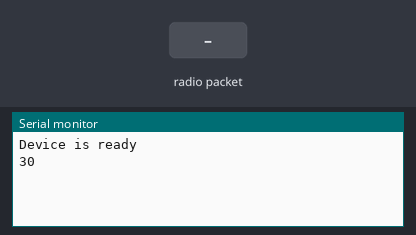
The sketch below on a simulated Arduino Uno, built with avr-gcc and run on an emulated ATmega328P. On the bench: the last lines printed to the serial monitor. The test bench sets the inputs (shaded band). No radio packets arrive unless stated.

Above: at 2.7 s.
2.8 s: radio packet "5" arrives
At 3.5 s:
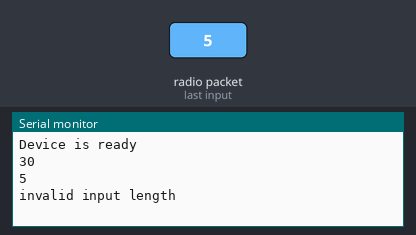
4.4 s: radio packet "90" arrives
At 5.6 s:
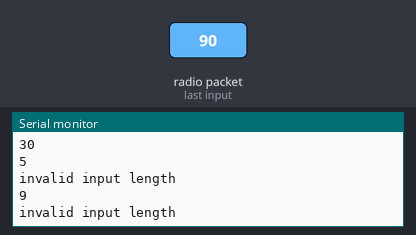
5.9 s: radio packet "200" arrives
At 7.1 s:
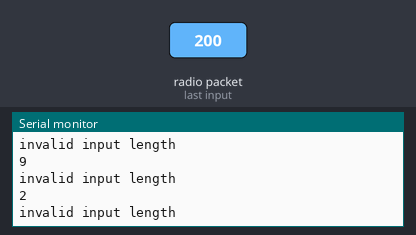
Timing chart, 0 to 8.9 s (numbered marks = the images above; inputs shaded):
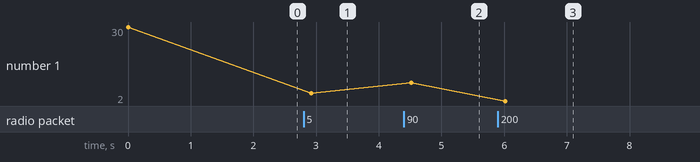

The sketch:

arduinoRXSavedBackup.ino
```cpp
/*
  Debashish Buragohain
  pose imitator receiver code
  RX pin = 5
  TX pin = 12
*/

#include <Servo.h>
#include <VirtualWire.h>

int count = 0;                           //the number of times the receiving cycle has taken place
const int receive_pin = 5;
byte message[VW_MAX_MESSAGE_LEN];        // a buffer to store the incoming messages
byte messageLength = VW_MAX_MESSAGE_LEN; // the size of the message

//Create the required //servo objects
//Servo //servoHeadHor;
//Servo //servoHeadVer;
//Servo //servorightShoulderY;
//Servo //servoleftShoulderY;
//Servo //servorightShoulderY;
//Servo //servoleftShoulderX;
//Servo //servorightElbow;
//Servo //servoleftElbow;
//Servo //servobase;
//Servo //servorightEar;
//Servo //servoleftEar;

void setup() {
  Serial.begin(115200);
  Serial.println("Device is ready");
  Serial.println(VW_MAX_MESSAGE_LEN);
  // Initialise the IO and ISR
  vw_set_rx_pin(receive_pin);
  vw_setup(2000);      // Bits per sec
  vw_rx_start();       // Start the receiver PLL running
  //servoHeadHor.attach(12);
  //servoHeadVer.attach(11);
  //servorightShoulderY.attach(10);
  //servoleftShoulderY.attach(9);
  //servorightShoulderY.attach(8);
  //servoleftShoulderX.attach(7);
  //servorightElbow.attach(6);
  //servoleftElbow.attach(28);
  //servobase.attach(4);
  //servorightEar.attach(3);
  //servoleftEar.attach(2);
  delay(1000); //wait for some time to charge the capacitors sufficiently
  //servoHeadHor.write(90);
  //servoHeadVer.write(90);
  //servorightShoulderY.write(90);
  //servoleftShoulderY.write(90);
  //servorightShoulderY.write(0);
  //servoleftShoulderX.write(180);
  //servorightElbow.write(90);
  //servoleftElbow.write(90);
  //servobase.write(90);
  //servorightEar.write(90);
  //servoleftEar.write(90);
  delay(500);
}

void loop() {
  if (vw_get_message(message, &messageLength))  // Non-blocking
  {
    count++;
    if (count >= 0) {
      //we are resetting this after every cycle
      count = 0;
      vw_rx_stop();
      delay(40);        //delay added to make things stable
      vw_setup(2000);   // Bits per sec
      delay(40);
      vw_rx_start();
    }
    String inputText;
    for (int i = 0; i < messageLength; i++)    {
      char c = char(message[i]);      //convert the incoming byte to character
      inputText += c;
      delay(40);                      //delay added to make things stable
    }
    inputText.remove(22, 3);
    Serial.println(inputText);
    delay(30);
    Serial.flush();
    delay(30);
    if (inputText.length() !=  26) {
      Serial.println("invalid input length");     //26 characters in the input array
      return;
    }
    else {
      int inputDegrees[13] = { -1, -1, -1, -1, -1, -1, -1, -1, -1, -1, -1, -1, -1};     //error values
      for (int i = 0; i <= 25; i += 2) {
        int tens = (int(inputText[i]) - 48) * 10;
        int ones = (int(inputText[i + 1]) - 48);
        inputDegrees[i / 2] = (tens + ones) * 10; //get the actual servo degrees
      }
      String displayIt;                           //display the servo degrees over the serial monitor
      for (int i = 0; i < sizeof(inputDegrees) / sizeof(inputDegrees[0]); i++) {
        displayIt += String(inputDegrees[i]) + ' ';
      }
      Serial.println(displayIt);
      //servoHeadHor.write(inputDegrees[0]);
      //servorightShoulderY.write(inputDegrees[2]);
      //servoleftShoulderY.write(inputDegrees[3]);
      //servorightShoulderY.write(inputDegrees[4]);
      //servoleftShoulderX.write(inputDegrees[5]);
      //servorightElbow.write(inputDegrees[6]);
      //servoleftElbow.write(inputDegrees[7]);
      //servobase.write(inputDegrees[8]);
    }
    delay(40);
  }
}
```

Measured:
- after the input at 2.8 s, the serial monitor: prints a new line after 0.12 s (image 1)
- after the input at 4.4 s, the serial monitor: prints a new line after 0.12 s (image 2)
- after the input at 5.9 s, the serial monitor: prints a new line after 0.12 s (image 3)
- plotted number 1: 30 → 5 after the input at 2.8 s, 5 → 9 after the input at 4.4 s, 9 → 2 after the input at 5.9 s
